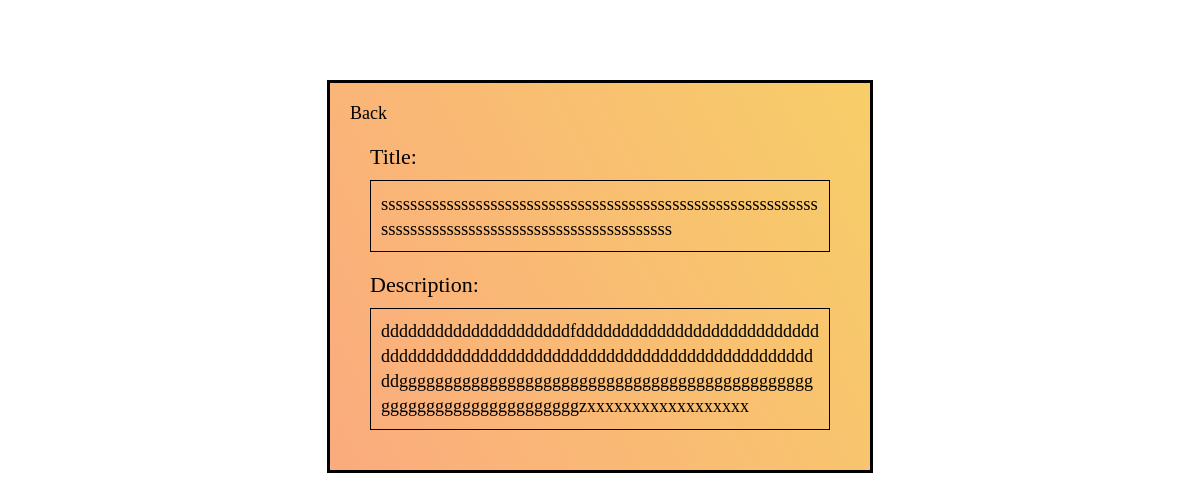
The app's page /view/23/ (signed in) with its own data.
### base/models.py (models this page shows, shortened)
class Notes(models.Model):
    user=models.ForeignKey(CustomUser,null=True,blank=True,on_delete=models.CASCADE)
    title=models.CharField(null=True,max_length=100)
    description=models.TextField(null=True)
    added=models.DateTimeField(auto_now_add=True)
    modified=models.DateTimeField(auto_now=True)

### base/views.py (the view)
# urls.py: path('view/<str:pk>/',views.viewnote,name='view'),
@login_required(login_url="login")
def viewnote(request,pk):
    note=Notes.objects.get(id=pk)
    context={
        "note":note
    }
    return render(request,'viewnote.html',context)

### templates/viewnote.html
{% extends 'base.html' %}
{% load static %}
{% block link %}
<link rel='stylesheet' href="{% static '/css/delete and add.css' %}" >
{% endblock link %}
{% block content %}
<div class="container2">
<a href="{% url 'home' %}">Back</a>
<div class="details">
<label for="">Title:</label>
<h3>{{note.title}}</h3>
<label for="">Description:</label>
<p>{{note.description}}</p>
</div>
</div>
{% endblock content %}

### static/css/delete and add.css (style rules this page uses)
* { padding: 0; margin: 0; }
body { display: flex; justify-content: center; align-items: center; }
.container2 { position: absolute; top: 10%; padding: 20px; height: max-content; width: 500px; word-wrap: break-word; border: solid; background-color: #FBAB7E; background-image: linear-gradient(62deg, #FBAB7E 0%, #F7CE68 100%); }
.container2 h3 { font-weight: lighter; margin-bottom: 20px; }
.container2 p { font-size: 18px; }
.details { margin:20px; }
.container2 a { color: black; text-decoration: none; font-size: 18px; }
.container2 p,.container2 h3 { border: 1px solid black; padding: 10px; margin-top: 10px; line-height: 25px; }
.container2 label { font-size: 22px; }

### records on screen
Notes: title "ssssssssssssssssssssssssssssssssssssssssssssssssssssssssssssssssssssssssssssssssssssssssssssssssssss", description "dddddddddddddddddddddfdddddddddddddddddddddddddddddddddddddddddddddddddddddddddddddddddddddddddddddggggggggggggggggggggggggggggggggggggggggggggggggggggggggggggggggggggzxxxxxxxxxxxxxxxxxx"
